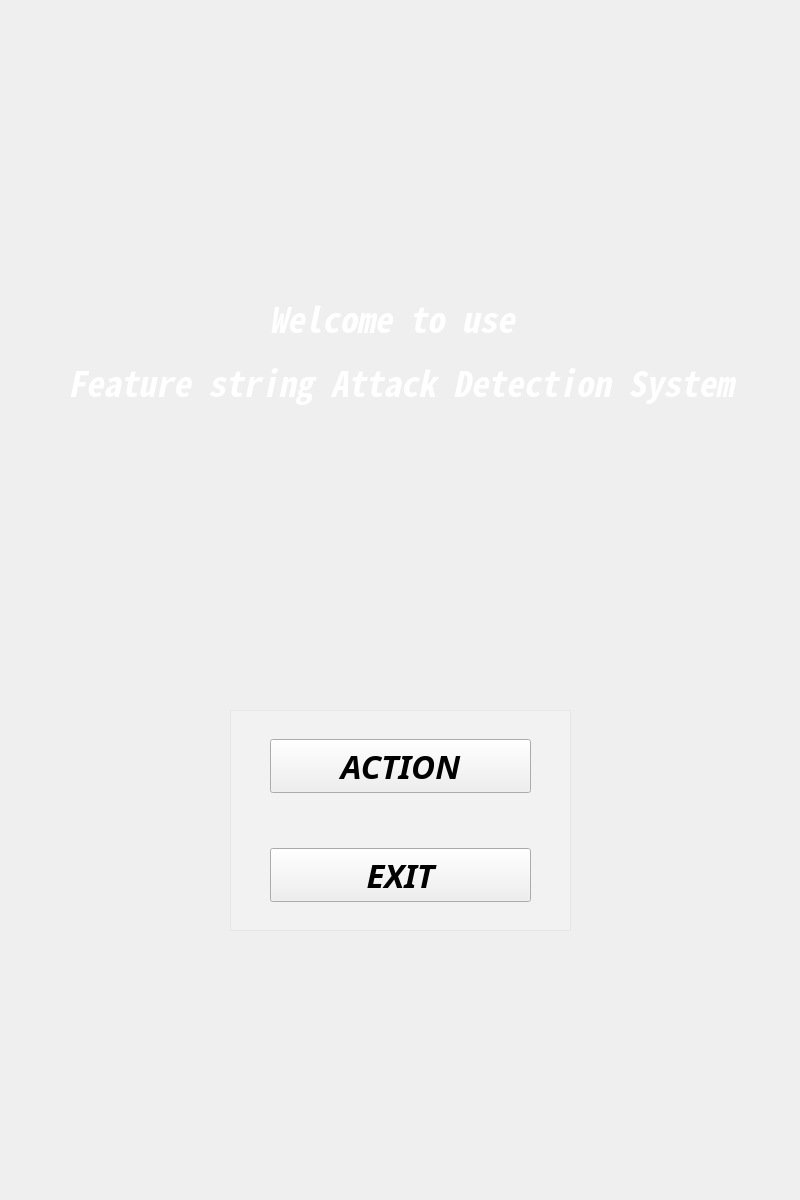
<?xml version="1.0" encoding="UTF-8"?>
<ui version="4.0">
 <class>Widget</class>
 <widget class="QWidget" name="Widget">
  <property name="geometry">
   <rect>
    <x>0</x>
    <y>0</y>
    <width>800</width>
    <height>1200</height>
   </rect>
  </property>
  <property name="minimumSize">
   <size>
    <width>800</width>
    <height>1200</height>
   </size>
  </property>
  <property name="maximumSize">
   <size>
    <width>800</width>
    <height>1200</height>
   </size>
  </property>
  <property name="windowTitle">
   <string>特征串攻击检测系统</string>
  </property>
  <property name="styleSheet">
   <string notr="true"/>
  </property>
  <widget class="QLabel" name="label">
   <property name="geometry">
    <rect>
     <x>60</x>
     <y>280</y>
     <width>681</width>
     <height>141</height>
    </rect>
   </property>
   <property name="font">
    <font>
     <family>Noto Sans Mono CJK SC</family>
     <pointsize>15</pointsize>
     <weight>50</weight>
     <bold>false</bold>
    </font>
   </property>
   <property name="text">
    <string>&lt;html&gt;&lt;head/&gt;&lt;body&gt;&lt;p align=&quot;center&quot;&gt;&lt;span style=&quot; font-size:26pt; font-weight:600; font-style:italic; color:#ffffff;&quot;&gt;Welcome to use &lt;/span&gt;&lt;/p&gt;&lt;p align=&quot;center&quot;&gt;&lt;span style=&quot; font-size:26pt; font-weight:600; font-style:italic; color:#ffffff;&quot;&gt;Feature string Attack Detection System&lt;/span&gt;&lt;/p&gt;&lt;/body&gt;&lt;/html&gt;</string>
   </property>
  </widget>
  <widget class="QWidget" name="layoutWidget">
   <property name="geometry">
    <rect>
     <x>270</x>
     <y>690</y>
     <width>261</width>
     <height>261</height>
    </rect>
   </property>
   <layout class="QVBoxLayout" name="verticalLayout">
    <item>
     <widget class="QPushButton" name="actionbutton">
      <property name="font">
       <font>
        <family>Sawasdee</family>
        <pointsize>25</pointsize>
        <weight>75</weight>
        <italic>true</italic>
        <bold>true</bold>
       </font>
      </property>
      <property name="styleSheet">
       <string notr="true">QPushButton:hover {background-color: rgb(168, 152, 175);}

</string>
      </property>
      <property name="text">
       <string>ACTION</string>
      </property>
      <property name="iconSize">
       <size>
        <width>16</width>
        <height>16</height>
       </size>
      </property>
     </widget>
    </item>
    <item>
     <widget class="QPushButton" name="exitbutton">
      <property name="font">
       <font>
        <family>Sawasdee</family>
        <pointsize>25</pointsize>
        <weight>75</weight>
        <italic>true</italic>
        <bold>true</bold>
        <kerning>true</kerning>
       </font>
      </property>
      <property name="styleSheet">
       <string notr="true">QPushButton:hover {background-color: rgb(168, 152, 175);}
</string>
      </property>
      <property name="text">
       <string>EXIT</string>
      </property>
     </widget>
    </item>
   </layout>
  </widget>
  <widget class="QFrame" name="frame">
   <property name="geometry">
    <rect>
     <x>230</x>
     <y>710</y>
     <width>341</width>
     <height>221</height>
    </rect>
   </property>
   <property name="styleSheet">
    <string notr="true">background-color: rgba(254, 253, 253, 70);</string>
   </property>
   <property name="frameShape">
    <enum>QFrame::StyledPanel</enum>
   </property>
   <property name="frameShadow">
    <enum>QFrame::Raised</enum>
   </property>
  </widget>
  <zorder>frame</zorder>
  <zorder>label</zorder>
  <zorder>layoutWidget</zorder>
 </widget>
 <resources/>
 <connections/>
</ui>
